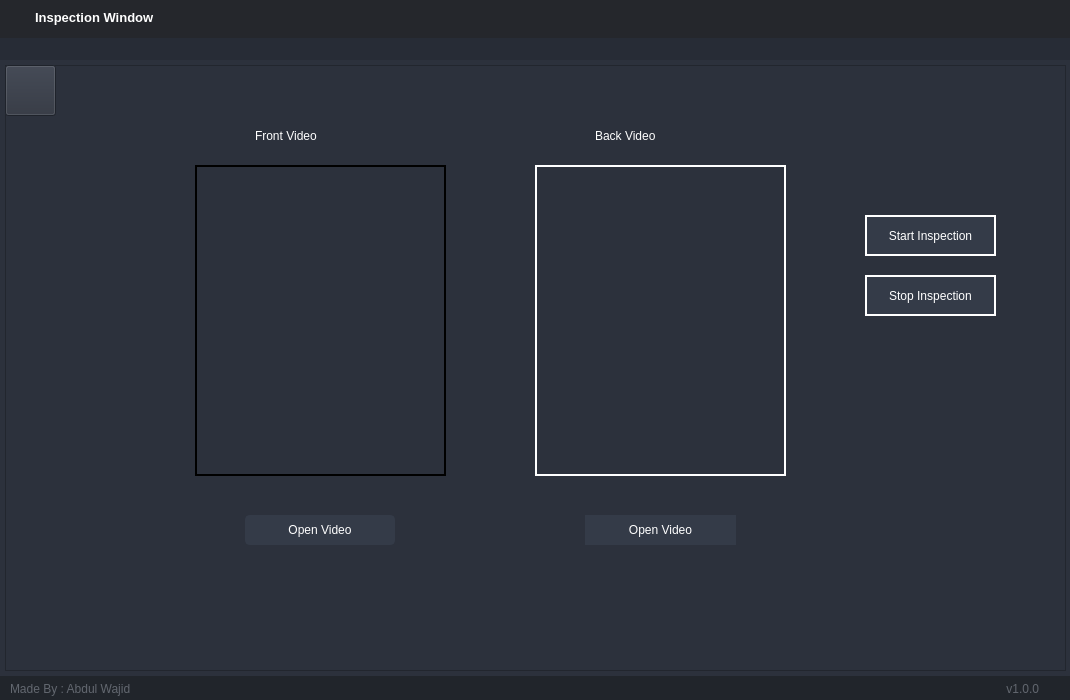
<?xml version="1.0" encoding="UTF-8"?>
<ui version="4.0">
 <class>MainWindow</class>
 <widget class="QMainWindow" name="MainWindow">
  <property name="geometry">
   <rect>
    <x>0</x>
    <y>0</y>
    <width>1070</width>
    <height>700</height>
   </rect>
  </property>
  <property name="windowTitle">
   <string>MainWindow</string>
  </property>
  <widget class="QWidget" name="centralwidget">
   <widget class="QFrame" name="frame_icon_top_bar">
    <property name="geometry">
     <rect>
      <x>71</x>
      <y>2</y>
      <width>30</width>
      <height>30</height>
     </rect>
    </property>
    <property name="maximumSize">
     <size>
      <width>30</width>
      <height>30</height>
     </size>
    </property>
    <property name="styleSheet">
     <string notr="true">background: transparent;
background-image: url(:/16x16/icons/16x16/cil-terminal.png);
background-position: center;
background-repeat: no-repeat;
</string>
    </property>
    <property name="frameShape">
     <enum>QFrame::StyledPanel</enum>
    </property>
    <property name="frameShadow">
     <enum>QFrame::Raised</enum>
    </property>
   </widget>
   <widget class="QFrame" name="frame_top">
    <property name="geometry">
     <rect>
      <x>0</x>
      <y>-4</y>
      <width>1071</width>
      <height>65</height>
     </rect>
    </property>
    <property name="minimumSize">
     <size>
      <width>0</width>
      <height>65</height>
     </size>
    </property>
    <property name="maximumSize">
     <size>
      <width>16777215</width>
      <height>65</height>
     </size>
    </property>
    <property name="styleSheet">
     <string notr="true">background-color: transparent;</string>
    </property>
    <property name="frameShape">
     <enum>QFrame::NoFrame</enum>
    </property>
    <property name="frameShadow">
     <enum>QFrame::Raised</enum>
    </property>
    <layout class="QHBoxLayout" name="horizontalLayout_3">
     <property name="spacing">
      <number>0</number>
     </property>
     <property name="leftMargin">
      <number>0</number>
     </property>
     <property name="topMargin">
      <number>0</number>
     </property>
     <property name="rightMargin">
      <number>0</number>
     </property>
     <property name="bottomMargin">
      <number>0</number>
     </property>
     <item>
      <widget class="QFrame" name="frame_toggle">
       <property name="maximumSize">
        <size>
         <width>70</width>
         <height>16777215</height>
        </size>
       </property>
       <property name="styleSheet">
        <string notr="true">background-color: rgb(27, 29, 35);</string>
       </property>
       <property name="frameShape">
        <enum>QFrame::NoFrame</enum>
       </property>
       <property name="frameShadow">
        <enum>QFrame::Raised</enum>
       </property>
       <layout class="QVBoxLayout" name="verticalLayout_3">
        <property name="spacing">
         <number>0</number>
        </property>
        <property name="leftMargin">
         <number>0</number>
        </property>
        <property name="topMargin">
         <number>0</number>
        </property>
        <property name="rightMargin">
         <number>0</number>
        </property>
        <property name="bottomMargin">
         <number>0</number>
        </property>
       </layout>
      </widget>
     </item>
     <item>
      <widget class="QFrame" name="frame_top_right">
       <property name="styleSheet">
        <string notr="true">background: transparent;</string>
       </property>
       <property name="frameShape">
        <enum>QFrame::NoFrame</enum>
       </property>
       <property name="frameShadow">
        <enum>QFrame::Raised</enum>
       </property>
       <layout class="QVBoxLayout" name="verticalLayout_2">
        <property name="spacing">
         <number>0</number>
        </property>
        <property name="leftMargin">
         <number>0</number>
        </property>
        <property name="topMargin">
         <number>0</number>
        </property>
        <property name="rightMargin">
         <number>0</number>
        </property>
        <property name="bottomMargin">
         <number>0</number>
        </property>
        <item>
         <widget class="QFrame" name="frame_top_btns">
          <property name="maximumSize">
           <size>
            <width>16777215</width>
            <height>42</height>
           </size>
          </property>
          <property name="styleSheet">
           <string notr="true">background-color: rgba(27, 29, 35, 200)</string>
          </property>
          <property name="frameShape">
           <enum>QFrame::NoFrame</enum>
          </property>
          <property name="frameShadow">
           <enum>QFrame::Raised</enum>
          </property>
          <layout class="QHBoxLayout" name="horizontalLayout_4">
           <property name="spacing">
            <number>0</number>
           </property>
           <property name="leftMargin">
            <number>0</number>
           </property>
           <property name="topMargin">
            <number>0</number>
           </property>
           <property name="rightMargin">
            <number>0</number>
           </property>
           <property name="bottomMargin">
            <number>0</number>
           </property>
           <item>
            <widget class="QFrame" name="frame_label_top_btns">
             <property name="sizePolicy">
              <sizepolicy hsizetype="Expanding" vsizetype="Preferred">
               <horstretch>0</horstretch>
               <verstretch>0</verstretch>
              </sizepolicy>
             </property>
             <property name="frameShape">
              <enum>QFrame::NoFrame</enum>
             </property>
             <property name="frameShadow">
              <enum>QFrame::Raised</enum>
             </property>
             <layout class="QHBoxLayout" name="horizontalLayout_10">
              <property name="spacing">
               <number>0</number>
              </property>
              <property name="leftMargin">
               <number>5</number>
              </property>
              <property name="topMargin">
               <number>0</number>
              </property>
              <property name="rightMargin">
               <number>10</number>
              </property>
              <property name="bottomMargin">
               <number>0</number>
              </property>
              <item>
               <widget class="QFrame" name="frame_icon_top_bar_2">
                <property name="maximumSize">
                 <size>
                  <width>30</width>
                  <height>30</height>
                 </size>
                </property>
                <property name="styleSheet">
                 <string notr="true">background: transparent;
background-image: url(:/16x16/icons/16x16/cil-terminal.png);
background-position: center;
background-repeat: no-repeat;
</string>
                </property>
                <property name="frameShape">
                 <enum>QFrame::StyledPanel</enum>
                </property>
                <property name="frameShadow">
                 <enum>QFrame::Raised</enum>
                </property>
                <widget class="QLabel" name="label_2">
                 <property name="geometry">
                  <rect>
                   <x>6</x>
                   <y>5</y>
                   <width>20</width>
                   <height>21</height>
                  </rect>
                 </property>
                 <property name="text">
                  <string/>
                 </property>
                 <property name="pixmap">
                  <pixmap>../../Desktop App/icons/16x16/cil-home.png</pixmap>
                 </property>
                </widget>
               </widget>
              </item>
              <item>
               <widget class="QLabel" name="label_title_bar_top">
                <property name="font">
                 <font>
                  <family>Segoe UI</family>
                  <pointsize>10</pointsize>
                  <weight>75</weight>
                  <bold>true</bold>
                 </font>
                </property>
                <property name="styleSheet">
                 <string notr="true">background: transparent;
color: rgb(255, 255, 255);
</string>
                </property>
                <property name="text">
                 <string>Inspection Window</string>
                </property>
               </widget>
              </item>
             </layout>
            </widget>
           </item>
           <item alignment="Qt::AlignRight">
            <widget class="QFrame" name="frame_btns_right">
             <property name="sizePolicy">
              <sizepolicy hsizetype="Expanding" vsizetype="Preferred">
               <horstretch>0</horstretch>
               <verstretch>0</verstretch>
              </sizepolicy>
             </property>
             <property name="maximumSize">
              <size>
               <width>120</width>
               <height>16777215</height>
              </size>
             </property>
             <property name="frameShape">
              <enum>QFrame::NoFrame</enum>
             </property>
             <property name="frameShadow">
              <enum>QFrame::Raised</enum>
             </property>
             <layout class="QHBoxLayout" name="horizontalLayout_5">
              <property name="spacing">
               <number>0</number>
              </property>
              <property name="leftMargin">
               <number>0</number>
              </property>
              <property name="topMargin">
               <number>0</number>
              </property>
              <property name="rightMargin">
               <number>0</number>
              </property>
              <property name="bottomMargin">
               <number>0</number>
              </property>
              <item>
               <widget class="QPushButton" name="btn_minimize">
                <property name="sizePolicy">
                 <sizepolicy hsizetype="Minimum" vsizetype="Expanding">
                  <horstretch>0</horstretch>
                  <verstretch>0</verstretch>
                 </sizepolicy>
                </property>
                <property name="minimumSize">
                 <size>
                  <width>40</width>
                  <height>0</height>
                 </size>
                </property>
                <property name="maximumSize">
                 <size>
                  <width>40</width>
                  <height>16777215</height>
                 </size>
                </property>
                <property name="toolTip">
                 <string>Minimize</string>
                </property>
                <property name="styleSheet">
                 <string notr="true">QPushButton {	
	border: none;
	background-color: transparent;
}
QPushButton:hover {
	background-color: rgb(52, 59, 72);
}
QPushButton:pressed {	
	background-color: rgb(85, 170, 255);
}</string>
                </property>
                <property name="text">
                 <string/>
                </property>
                <property name="icon">
                 <iconset>
                  <normaloff>../../Desktop App/icons/16x16/cil-window-minimize.png</normaloff>../../Desktop App/icons/16x16/cil-window-minimize.png</iconset>
                </property>
               </widget>
              </item>
              <item>
               <widget class="QPushButton" name="btn_maximize_restore">
                <property name="sizePolicy">
                 <sizepolicy hsizetype="Minimum" vsizetype="Expanding">
                  <horstretch>0</horstretch>
                  <verstretch>0</verstretch>
                 </sizepolicy>
                </property>
                <property name="minimumSize">
                 <size>
                  <width>40</width>
                  <height>0</height>
                 </size>
                </property>
                <property name="maximumSize">
                 <size>
                  <width>40</width>
                  <height>16777215</height>
                 </size>
                </property>
                <property name="toolTip">
                 <string>Maximize</string>
                </property>
                <property name="styleSheet">
                 <string notr="true">QPushButton {	
	border: none;
	background-color: transparent;
}
QPushButton:hover {
	background-color: rgb(52, 59, 72);
}
QPushButton:pressed {	
	background-color: rgb(85, 170, 255);
}</string>
                </property>
                <property name="text">
                 <string/>
                </property>
                <property name="icon">
                 <iconset>
                  <normaloff>../../realTimeDesktopApp/icons/16x16/cil-window-maximize.png</normaloff>../../realTimeDesktopApp/icons/16x16/cil-window-maximize.png</iconset>
                </property>
               </widget>
              </item>
              <item>
               <widget class="QPushButton" name="btn_close">
                <property name="sizePolicy">
                 <sizepolicy hsizetype="Minimum" vsizetype="Expanding">
                  <horstretch>0</horstretch>
                  <verstretch>0</verstretch>
                 </sizepolicy>
                </property>
                <property name="minimumSize">
                 <size>
                  <width>40</width>
                  <height>0</height>
                 </size>
                </property>
                <property name="maximumSize">
                 <size>
                  <width>40</width>
                  <height>16777215</height>
                 </size>
                </property>
                <property name="toolTip">
                 <string>Close</string>
                </property>
                <property name="styleSheet">
                 <string notr="true">QPushButton {	
	border: none;
	background-color: transparent;
}
QPushButton:hover {
	background-color: rgb(52, 59, 72);
}
QPushButton:pressed {	
	background-color: rgb(85, 170, 255);
}</string>
                </property>
                <property name="text">
                 <string/>
                </property>
                <property name="icon">
                 <iconset>
                  <normaloff>../../realTimeDesktopApp/icons/16x16/cil-x.png</normaloff>../../realTimeDesktopApp/icons/16x16/cil-x.png</iconset>
                </property>
               </widget>
              </item>
             </layout>
            </widget>
           </item>
          </layout>
         </widget>
        </item>
        <item>
         <widget class="QFrame" name="frame_top_info">
          <property name="maximumSize">
           <size>
            <width>16777215</width>
            <height>65</height>
           </size>
          </property>
          <property name="styleSheet">
           <string notr="true">background-color: rgb(39, 44, 54);</string>
          </property>
          <property name="frameShape">
           <enum>QFrame::NoFrame</enum>
          </property>
          <property name="frameShadow">
           <enum>QFrame::Raised</enum>
          </property>
          <layout class="QHBoxLayout" name="horizontalLayout_8">
           <property name="spacing">
            <number>0</number>
           </property>
           <property name="leftMargin">
            <number>10</number>
           </property>
           <property name="topMargin">
            <number>0</number>
           </property>
           <property name="rightMargin">
            <number>10</number>
           </property>
           <property name="bottomMargin">
            <number>0</number>
           </property>
          </layout>
         </widget>
        </item>
       </layout>
      </widget>
     </item>
    </layout>
   </widget>
   <widget class="QFrame" name="frame_center">
    <property name="geometry">
     <rect>
      <x>0</x>
      <y>60</y>
      <width>1071</width>
      <height>641</height>
     </rect>
    </property>
    <property name="sizePolicy">
     <sizepolicy hsizetype="Expanding" vsizetype="Expanding">
      <horstretch>0</horstretch>
      <verstretch>0</verstretch>
     </sizepolicy>
    </property>
    <property name="styleSheet">
     <string notr="true">background-color: rgb(40, 44, 52);</string>
    </property>
    <property name="frameShape">
     <enum>QFrame::NoFrame</enum>
    </property>
    <property name="frameShadow">
     <enum>QFrame::Raised</enum>
    </property>
    <layout class="QHBoxLayout" name="horizontalLayout_2">
     <property name="spacing">
      <number>0</number>
     </property>
     <property name="leftMargin">
      <number>0</number>
     </property>
     <property name="topMargin">
      <number>0</number>
     </property>
     <property name="rightMargin">
      <number>0</number>
     </property>
     <property name="bottomMargin">
      <number>0</number>
     </property>
     <item>
      <widget class="QFrame" name="frame_content_right">
       <property name="styleSheet">
        <string notr="true">background-color: rgb(44, 49, 60);</string>
       </property>
       <property name="frameShape">
        <enum>QFrame::NoFrame</enum>
       </property>
       <property name="frameShadow">
        <enum>QFrame::Raised</enum>
       </property>
       <layout class="QVBoxLayout" name="verticalLayout_4">
        <property name="spacing">
         <number>0</number>
        </property>
        <property name="leftMargin">
         <number>0</number>
        </property>
        <property name="topMargin">
         <number>0</number>
        </property>
        <property name="rightMargin">
         <number>0</number>
        </property>
        <property name="bottomMargin">
         <number>0</number>
        </property>
        <item>
         <widget class="QFrame" name="frame_content">
          <property name="frameShape">
           <enum>QFrame::NoFrame</enum>
          </property>
          <property name="frameShadow">
           <enum>QFrame::Raised</enum>
          </property>
          <layout class="QVBoxLayout" name="verticalLayout_9">
           <property name="spacing">
            <number>0</number>
           </property>
           <property name="leftMargin">
            <number>5</number>
           </property>
           <property name="topMargin">
            <number>5</number>
           </property>
           <property name="rightMargin">
            <number>5</number>
           </property>
           <property name="bottomMargin">
            <number>5</number>
           </property>
           <item>
            <widget class="QFrame" name="frame">
             <property name="frameShape">
              <enum>QFrame::StyledPanel</enum>
             </property>
             <property name="frameShadow">
              <enum>QFrame::Raised</enum>
             </property>
             <widget class="QPushButton" name="openFrontVideo">
              <property name="geometry">
               <rect>
                <x>240</x>
                <y>450</y>
                <width>150</width>
                <height>30</height>
               </rect>
              </property>
              <property name="minimumSize">
               <size>
                <width>150</width>
                <height>30</height>
               </size>
              </property>
              <property name="font">
               <font>
                <family>Segoe UI</family>
                <pointsize>9</pointsize>
               </font>
              </property>
              <property name="styleSheet">
               <string notr="true">QPushButton {
	border: 2px solid rgb(52, 59, 72);
	border-radius: 5px;	
	background-color: rgb(52, 59, 72);
   
	color: rgb(255, 255, 255);
}
QPushButton:hover {
	background-color: rgb(57, 65, 80);
	border: 2px solid rgb(61, 70, 86);
}
QPushButton:pressed {	
	background-color: rgb(35, 40, 49);
	border: 2px solid rgb(43, 50, 61);
}</string>
              </property>
              <property name="text">
               <string>Open Video</string>
              </property>
              <property name="icon">
               <iconset>
                <normaloff>../../Desktop App/icons/16x16/cil-folder-open.png</normaloff>../../Desktop App/icons/16x16/cil-folder-open.png</iconset>
              </property>
             </widget>
             <widget class="QPushButton" name="openBackVideo">
              <property name="geometry">
               <rect>
                <x>580</x>
                <y>450</y>
                <width>151</width>
                <height>30</height>
               </rect>
              </property>
              <property name="minimumSize">
               <size>
                <width>150</width>
                <height>30</height>
               </size>
              </property>
              <property name="font">
               <font>
                <family>Segoe UI</family>
                <pointsize>9</pointsize>
               </font>
              </property>
              <property name="styleSheet">
               <string notr="true">QPushButton {
	border: 2px solid rgb(52, 59, 72);
	border-radius: 5px solid black;	
	background-color: rgb(52, 59, 72);
	color: rgb(255, 255, 255);
}
QPushButton:hover {
	background-color: rgb(57, 65, 80);
	border: 2px solid rgb(61, 70, 86);
}
QPushButton:pressed {	
	background-color: rgb(35, 40, 49);
	border: 2px solid rgb(43, 50, 61);
}</string>
              </property>
              <property name="text">
               <string>Open Video</string>
              </property>
              <property name="icon">
               <iconset>
                <normaloff>../../Desktop App/icons/16x16/cil-folder-open.png</normaloff>../../Desktop App/icons/16x16/cil-folder-open.png</iconset>
              </property>
             </widget>
             <widget class="QLabel" name="label">
              <property name="geometry">
               <rect>
                <x>250</x>
                <y>50</y>
                <width>141</width>
                <height>41</height>
               </rect>
              </property>
              <property name="styleSheet">
               <string notr="true">color: rgb(255, 255, 255);
font: 75 18pt &quot;MS Shell Dlg 2&quot;;</string>
              </property>
              <property name="text">
               <string>Front Video</string>
              </property>
             </widget>
             <widget class="QLabel" name="label_3">
              <property name="geometry">
               <rect>
                <x>590</x>
                <y>50</y>
                <width>121</width>
                <height>41</height>
               </rect>
              </property>
              <property name="styleSheet">
               <string notr="true">color: rgb(255, 255, 255);
font: 75 18pt &quot;MS Shell Dlg 2&quot;;</string>
              </property>
              <property name="text">
               <string>Back Video</string>
              </property>
             </widget>
             <widget class="QLabel" name="frontLabel">
              <property name="geometry">
               <rect>
                <x>190</x>
                <y>100</y>
                <width>251</width>
                <height>311</height>
               </rect>
              </property>
              <property name="styleSheet">
               <string notr="true">border : 2px solid black;</string>
              </property>
              <property name="text">
               <string/>
              </property>
             </widget>
             <widget class="QLabel" name="backLabel">
              <property name="geometry">
               <rect>
                <x>530</x>
                <y>100</y>
                <width>251</width>
                <height>311</height>
               </rect>
              </property>
              <property name="styleSheet">
               <string notr="true">border : 2px solid white;</string>
              </property>
              <property name="text">
               <string/>
              </property>
             </widget>
             <widget class="QPushButton" name="startBackInspection">
              <property name="geometry">
               <rect>
                <x>860</x>
                <y>150</y>
                <width>131</width>
                <height>41</height>
               </rect>
              </property>
              <property name="styleSheet">
               <string notr="true">QPushButton {
	border: 2px solid white;
	border-radius: 5px solid black;	
	background-color: rgb(52, 59, 72);
	color: rgb(255, 255, 255);
}
QPushButton:hover {
	background-color: rgb(57, 65, 80);
	border: 2px solid rgb(61, 70, 86);
}
QPushButton:pressed {	
	background-color: rgb(35, 40, 49);
	border: 2px solid rgb(43, 50, 61);
}</string>
              </property>
              <property name="text">
               <string>Start Inspection</string>
              </property>
             </widget>
             <widget class="QPushButton" name="stopBackInspection">
              <property name="geometry">
               <rect>
                <x>860</x>
                <y>210</y>
                <width>131</width>
                <height>41</height>
               </rect>
              </property>
              <property name="styleSheet">
               <string notr="true">QPushButton {
	border: 2px solid white;
	border-radius: 5px solid black;	
	background-color: rgb(52, 59, 72);
	color: rgb(255, 255, 255);
}
QPushButton:hover {
	background-color: rgb(57, 65, 80);
	border: 2px solid rgb(61, 70, 86);
}
QPushButton:pressed {	
	background-color: rgb(35, 40, 49);
	border: 2px solid rgb(43, 50, 61);
}</string>
              </property>
              <property name="text">
               <string>Stop Inspection</string>
              </property>
             </widget>
             <widget class="QPushButton" name="goBack">
              <property name="geometry">
               <rect>
                <x>0</x>
                <y>0</y>
                <width>51</width>
                <height>51</height>
               </rect>
              </property>
              <property name="text">
               <string/>
              </property>
              <property name="icon">
               <iconset>
                <normaloff>icons/previous.png</normaloff>icons/previous.png</iconset>
              </property>
              <property name="iconSize">
               <size>
                <width>25</width>
                <height>25</height>
               </size>
              </property>
             </widget>
            </widget>
           </item>
          </layout>
         </widget>
        </item>
        <item>
         <widget class="QFrame" name="frame_grip">
          <property name="minimumSize">
           <size>
            <width>0</width>
            <height>25</height>
           </size>
          </property>
          <property name="maximumSize">
           <size>
            <width>16777215</width>
            <height>25</height>
           </size>
          </property>
          <property name="styleSheet">
           <string notr="true">background-color: rgb(33, 37, 43);</string>
          </property>
          <property name="frameShape">
           <enum>QFrame::NoFrame</enum>
          </property>
          <property name="frameShadow">
           <enum>QFrame::Raised</enum>
          </property>
          <layout class="QHBoxLayout" name="horizontalLayout_6">
           <property name="spacing">
            <number>0</number>
           </property>
           <property name="leftMargin">
            <number>0</number>
           </property>
           <property name="topMargin">
            <number>0</number>
           </property>
           <property name="rightMargin">
            <number>2</number>
           </property>
           <property name="bottomMargin">
            <number>0</number>
           </property>
           <item>
            <widget class="QFrame" name="frame_label_bottom">
             <property name="frameShape">
              <enum>QFrame::NoFrame</enum>
             </property>
             <property name="frameShadow">
              <enum>QFrame::Raised</enum>
             </property>
             <layout class="QHBoxLayout" name="horizontalLayout_7">
              <property name="spacing">
               <number>0</number>
              </property>
              <property name="leftMargin">
               <number>10</number>
              </property>
              <property name="topMargin">
               <number>0</number>
              </property>
              <property name="rightMargin">
               <number>10</number>
              </property>
              <property name="bottomMargin">
               <number>0</number>
              </property>
              <item>
               <widget class="QLabel" name="label_credits">
                <property name="font">
                 <font>
                  <family>Segoe UI</family>
                 </font>
                </property>
                <property name="styleSheet">
                 <string notr="true">color: rgb(98, 103, 111);</string>
                </property>
                <property name="text">
                 <string>Made By : Abdul Wajid</string>
                </property>
               </widget>
              </item>
              <item>
               <widget class="QLabel" name="label_version">
                <property name="maximumSize">
                 <size>
                  <width>100</width>
                  <height>16777215</height>
                 </size>
                </property>
                <property name="font">
                 <font>
                  <family>Segoe UI</family>
                 </font>
                </property>
                <property name="styleSheet">
                 <string notr="true">color: rgb(98, 103, 111);</string>
                </property>
                <property name="text">
                 <string>v1.0.0</string>
                </property>
                <property name="alignment">
                 <set>Qt::AlignRight|Qt::AlignTrailing|Qt::AlignVCenter</set>
                </property>
               </widget>
              </item>
             </layout>
            </widget>
           </item>
           <item>
            <widget class="QFrame" name="frame_size_grip">
             <property name="maximumSize">
              <size>
               <width>20</width>
               <height>20</height>
              </size>
             </property>
             <property name="styleSheet">
              <string notr="true">QSizeGrip {
	background-image: url(:/16x16/icons/16x16/cil-size-grip.png);
	background-position: center;
	background-repeat: no-reperat;
}</string>
             </property>
             <property name="frameShape">
              <enum>QFrame::NoFrame</enum>
             </property>
             <property name="frameShadow">
              <enum>QFrame::Raised</enum>
             </property>
            </widget>
           </item>
          </layout>
         </widget>
        </item>
       </layout>
      </widget>
     </item>
    </layout>
   </widget>
  </widget>
 </widget>
 <resources/>
 <connections/>
</ui>
